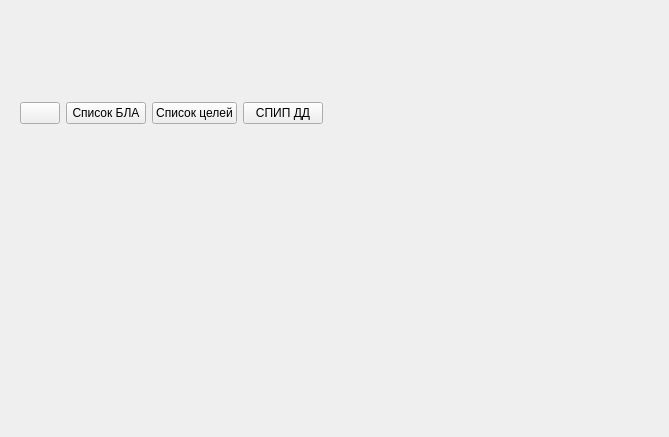
<?xml version="1.0" encoding="UTF-8"?>
<ui version="4.0">
 <class>MapWidget</class>
 <widget class="QWidget" name="MapWidget">
  <property name="geometry">
   <rect>
    <x>0</x>
    <y>0</y>
    <width>669</width>
    <height>437</height>
   </rect>
  </property>
  <property name="windowTitle">
   <string>Form</string>
  </property>
  <layout class="QGridLayout" name="gridLayout">
   <item row="1" column="0">
    <widget class="PwGisWidget" name="_pwwidget" native="true"/>
   </item>
   <item row="0" column="0">
    <widget class="QWidget" name="_panel_widget" native="true">
     <property name="layoutDirection">
      <enum>Qt::LeftToRight</enum>
     </property>
     <layout class="QHBoxLayout" name="horizontalLayout">
      <property name="sizeConstraint">
       <enum>QLayout::SetDefaultConstraint</enum>
      </property>
      <item>
       <widget class="QPushButton" name="pb">
        <property name="sizePolicy">
         <sizepolicy hsizetype="Maximum" vsizetype="Fixed">
          <horstretch>0</horstretch>
          <verstretch>0</verstretch>
         </sizepolicy>
        </property>
        <property name="text">
         <string/>
        </property>
       </widget>
      </item>
      <item>
       <widget class="QPushButton" name="pb_show_BLA_tree">
        <property name="sizePolicy">
         <sizepolicy hsizetype="Maximum" vsizetype="Fixed">
          <horstretch>0</horstretch>
          <verstretch>0</verstretch>
         </sizepolicy>
        </property>
        <property name="text">
         <string>Список БЛА</string>
        </property>
       </widget>
      </item>
      <item>
       <widget class="QPushButton" name="pb_show_BPLA_tree">
        <property name="sizePolicy">
         <sizepolicy hsizetype="Maximum" vsizetype="Fixed">
          <horstretch>0</horstretch>
          <verstretch>0</verstretch>
         </sizepolicy>
        </property>
        <property name="text">
         <string>Список целей</string>
        </property>
       </widget>
      </item>
      <item>
       <widget class="QPushButton" name="pb_show_NiiPP">
        <property name="sizePolicy">
         <sizepolicy hsizetype="Maximum" vsizetype="Fixed">
          <horstretch>0</horstretch>
          <verstretch>0</verstretch>
         </sizepolicy>
        </property>
        <property name="text">
         <string>СПИП ДД</string>
        </property>
       </widget>
      </item>
      <item>
       <spacer name="horizontalSpacer">
        <property name="orientation">
         <enum>Qt::Horizontal</enum>
        </property>
        <property name="sizeHint" stdset="0">
         <size>
          <width>40</width>
          <height>20</height>
         </size>
        </property>
       </spacer>
      </item>
     </layout>
    </widget>
   </item>
  </layout>
 </widget>
 <customwidgets>
  <customwidget>
   <class>PwGisWidget</class>
   <extends>QWidget</extends>
   <header location="global">PwGis/pwgiswidget.h</header>
   <container>1</container>
  </customwidget>
 </customwidgets>
 <resources/>
 <connections/>
</ui>
